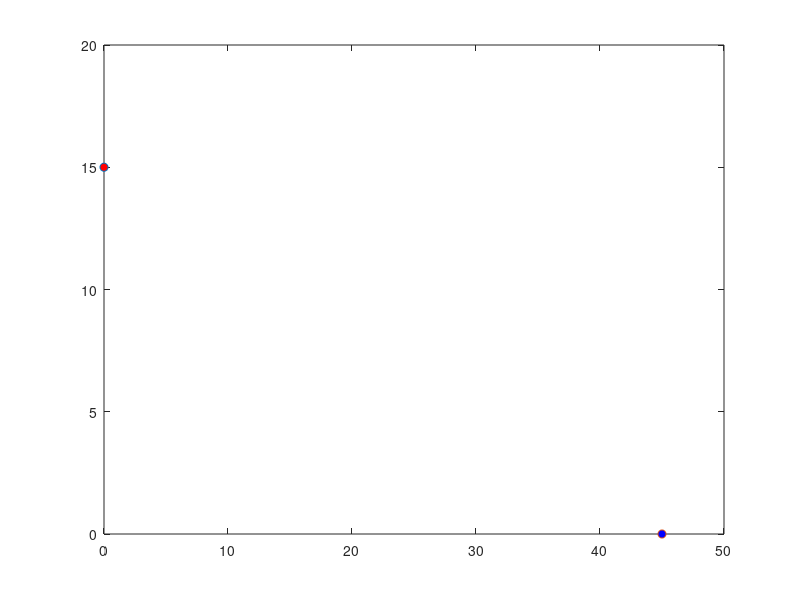

Recreate this plot in MATLAB. (Note: this script raises an error after producing the figure.)
% Define the start node
start_point = [0, 15];
%Define the end node
end_point = [45, 0];

t = linspace(start_point(1), end_point(1), 100);


plot(start_point(1), start_point(2), 'o', 'MarkerFaceColor', 'red');
%end_y = linspace(0, 30, 3);

hold on
plot(end_point(1), end_point(2), 'o', 'MarkerFaceColor', 'blue');

v0 = [0, 0];
vf = [0, 0];
a0 = [0, 0];
af = [0, 0];
tf = 5;  % Duration of trajectory in seconds
dt = 0.01;

[x, v, a, t] = min_jerk_traj(start_point, end_point, v0, vf, a0, af, tf, dt);

wpts = [0 45; 15 0];
[q,qd,qdd,qddd,pp,timepoints,tsamples] = minjerkpolytraj(wpts, start_point(1):end_point(1), 100);